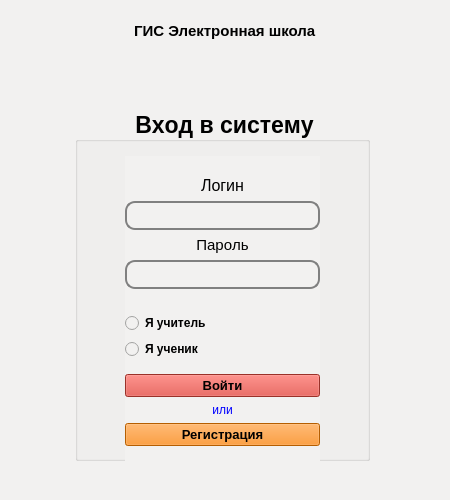
<?xml version="1.0" encoding="UTF-8"?>
<ui version="4.0">
 <class>MainWindow</class>
 <widget class="QMainWindow" name="MainWindow">
  <property name="geometry">
   <rect>
    <x>0</x>
    <y>0</y>
    <width>450</width>
    <height>500</height>
   </rect>
  </property>
  <property name="sizePolicy">
   <sizepolicy hsizetype="Fixed" vsizetype="Fixed">
    <horstretch>0</horstretch>
    <verstretch>0</verstretch>
   </sizepolicy>
  </property>
  <property name="minimumSize">
   <size>
    <width>450</width>
    <height>500</height>
   </size>
  </property>
  <property name="maximumSize">
   <size>
    <width>450</width>
    <height>500</height>
   </size>
  </property>
  <property name="windowTitle">
   <string>MainWindow</string>
  </property>
  <property name="styleSheet">
   <string notr="true">background-color: rgb(242, 241, 240);</string>
  </property>
  <widget class="QWidget" name="centralwidget">
   <property name="sizePolicy">
    <sizepolicy hsizetype="Preferred" vsizetype="Preferred">
     <horstretch>0</horstretch>
     <verstretch>0</verstretch>
    </sizepolicy>
   </property>
   <widget class="QGroupBox" name="groupBox">
    <property name="geometry">
     <rect>
      <x>75</x>
      <y>110</y>
      <width>295</width>
      <height>351</height>
     </rect>
    </property>
    <property name="sizePolicy">
     <sizepolicy hsizetype="Preferred" vsizetype="Preferred">
      <horstretch>0</horstretch>
      <verstretch>0</verstretch>
     </sizepolicy>
    </property>
    <property name="font">
     <font>
      <family>Segoe UI</family>
      <pointsize>17</pointsize>
      <weight>75</weight>
      <italic>false</italic>
      <bold>true</bold>
      <underline>false</underline>
      <stylestrategy>PreferAntialias</stylestrategy>
      <kerning>false</kerning>
     </font>
    </property>
    <property name="mouseTracking">
     <bool>false</bool>
    </property>
    <property name="title">
     <string>Вход в систему</string>
    </property>
    <property name="alignment">
     <set>Qt::AlignBottom|Qt::AlignHCenter</set>
    </property>
    <property name="flat">
     <bool>true</bool>
    </property>
    <property name="checkable">
     <bool>false</bool>
    </property>
    <property name="FontName" stdset="0">
     <font>
      <pointsize>11</pointsize>
     </font>
    </property>
    <widget class="QWidget" name="verticalLayoutWidget">
     <property name="geometry">
      <rect>
       <x>50</x>
       <y>46</y>
       <width>195</width>
       <height>317</height>
      </rect>
     </property>
     <layout class="QVBoxLayout" name="verticalLayout">
      <item>
       <widget class="QLabel" name="WrongBar">
        <property name="font">
         <font>
          <pointsize>9</pointsize>
         </font>
        </property>
        <property name="text">
         <string/>
        </property>
        <property name="alignment">
         <set>Qt::AlignCenter</set>
        </property>
       </widget>
      </item>
      <item>
       <widget class="QLabel" name="LoginLabel">
        <property name="font">
         <font>
          <family>Segoe UI</family>
          <pointsize>12</pointsize>
          <weight>50</weight>
          <italic>false</italic>
          <bold>false</bold>
          <underline>false</underline>
          <stylestrategy>PreferAntialias</stylestrategy>
          <kerning>false</kerning>
         </font>
        </property>
        <property name="text">
         <string>Логин</string>
        </property>
        <property name="alignment">
         <set>Qt::AlignCenter</set>
        </property>
       </widget>
      </item>
      <item>
       <widget class="QLineEdit" name="LoginLine">
        <property name="font">
         <font>
          <family>Segoe UI</family>
          <pointsize>14</pointsize>
          <weight>50</weight>
          <italic>false</italic>
          <bold>false</bold>
          <underline>false</underline>
          <stylestrategy>PreferAntialias</stylestrategy>
          <kerning>false</kerning>
         </font>
        </property>
        <property name="styleSheet">
         <string notr="true">QLineEdit {
 border: 2px solid gray;
 border-radius: 10px;
}</string>
        </property>
        <property name="maxLength">
         <number>16</number>
        </property>
        <property name="frame">
         <bool>true</bool>
        </property>
       </widget>
      </item>
      <item>
       <widget class="QLabel" name="PasswordLabel">
        <property name="font">
         <font>
          <family>Segoe UI</family>
          <pointsize>11</pointsize>
          <weight>50</weight>
          <italic>false</italic>
          <bold>false</bold>
          <underline>false</underline>
          <stylestrategy>PreferAntialias</stylestrategy>
          <kerning>false</kerning>
         </font>
        </property>
        <property name="frameShape">
         <enum>QFrame::NoFrame</enum>
        </property>
        <property name="frameShadow">
         <enum>QFrame::Sunken</enum>
        </property>
        <property name="text">
         <string>Пароль</string>
        </property>
        <property name="textFormat">
         <enum>Qt::AutoText</enum>
        </property>
        <property name="alignment">
         <set>Qt::AlignCenter</set>
        </property>
       </widget>
      </item>
      <item>
       <widget class="QLineEdit" name="PasswordLine">
        <property name="font">
         <font>
          <family>Segoe UI</family>
          <pointsize>14</pointsize>
          <weight>50</weight>
          <italic>false</italic>
          <bold>false</bold>
          <underline>false</underline>
          <stylestrategy>PreferAntialias</stylestrategy>
          <kerning>false</kerning>
         </font>
        </property>
        <property name="styleSheet">
         <string notr="true">QLineEdit {
 border: 2px solid gray;
 border-radius: 10px;
}</string>
        </property>
        <property name="maxLength">
         <number>16</number>
        </property>
        <property name="echoMode">
         <enum>QLineEdit::Password</enum>
        </property>
       </widget>
      </item>
      <item>
       <spacer name="verticalSpacer_5">
        <property name="orientation">
         <enum>Qt::Vertical</enum>
        </property>
        <property name="sizeHint" stdset="0">
         <size>
          <width>20</width>
          <height>40</height>
         </size>
        </property>
       </spacer>
      </item>
      <item>
       <spacer name="verticalSpacer">
        <property name="orientation">
         <enum>Qt::Vertical</enum>
        </property>
        <property name="sizeHint" stdset="0">
         <size>
          <width>20</width>
          <height>40</height>
         </size>
        </property>
       </spacer>
      </item>
      <item>
       <widget class="QRadioButton" name="radioTeacher">
        <property name="enabled">
         <bool>true</bool>
        </property>
        <property name="font">
         <font>
          <family>Segoe UI</family>
          <pointsize>9</pointsize>
          <weight>75</weight>
          <bold>true</bold>
         </font>
        </property>
        <property name="focusPolicy">
         <enum>Qt::WheelFocus</enum>
        </property>
        <property name="text">
         <string>Я учитель</string>
        </property>
       </widget>
      </item>
      <item>
       <widget class="QRadioButton" name="radioStudent">
        <property name="font">
         <font>
          <family>Segoe UI</family>
          <pointsize>9</pointsize>
          <weight>75</weight>
          <bold>true</bold>
         </font>
        </property>
        <property name="text">
         <string>Я ученик</string>
        </property>
       </widget>
      </item>
      <item>
       <spacer name="verticalSpacer_6">
        <property name="orientation">
         <enum>Qt::Vertical</enum>
        </property>
        <property name="sizeHint" stdset="0">
         <size>
          <width>20</width>
          <height>40</height>
         </size>
        </property>
       </spacer>
      </item>
      <item>
       <widget class="QPushButton" name="pushButton">
        <property name="font">
         <font>
          <family>Segoe UI</family>
          <pointsize>10</pointsize>
          <weight>75</weight>
          <bold>true</bold>
         </font>
        </property>
        <property name="focusPolicy">
         <enum>Qt::WheelFocus</enum>
        </property>
        <property name="styleSheet">
         <string notr="true">


QPushButton#pushButton {
    background-color: rgb(216,68,58);
}

QPushButton#pushButton:hover {
    background-color: rgb(222, 96, 88);
}

QPushButton#pushButton:pressed {
    background-color: rgb(243, 235, 235);     
}</string>
        </property>
        <property name="text">
         <string>Войти</string>
        </property>
       </widget>
      </item>
      <item>
       <widget class="QLabel" name="label">
        <property name="styleSheet">
         <string notr="true">font: 10pt &quot;Mongolian Baiti&quot;;
color: rgb(0, 0, 255);</string>
        </property>
        <property name="text">
         <string>или</string>
        </property>
        <property name="alignment">
         <set>Qt::AlignCenter</set>
        </property>
       </widget>
      </item>
      <item>
       <widget class="QPushButton" name="RegButton">
        <property name="sizePolicy">
         <sizepolicy hsizetype="Preferred" vsizetype="Fixed">
          <horstretch>0</horstretch>
          <verstretch>0</verstretch>
         </sizepolicy>
        </property>
        <property name="font">
         <font>
          <family>Segoe UI</family>
          <pointsize>10</pointsize>
          <weight>75</weight>
          <bold>true</bold>
         </font>
        </property>
        <property name="focusPolicy">
         <enum>Qt::WheelFocus</enum>
        </property>
        <property name="styleSheet">
         <string notr="true">QPushButton#RegButton{
    background-color: rgb(254,131,2);
}

QPushButton#RegButton:hover {
    background-color: rgb(254, 192, 131);
}

QPushButton#RegButton:pressed {
    background-color: rgb(255, 239, 223);     
}</string>
        </property>
        <property name="text">
         <string>Регистрация</string>
        </property>
       </widget>
      </item>
      <item>
       <spacer name="verticalSpacer_4">
        <property name="orientation">
         <enum>Qt::Vertical</enum>
        </property>
        <property name="sizeHint" stdset="0">
         <size>
          <width>20</width>
          <height>40</height>
         </size>
        </property>
       </spacer>
      </item>
      <item>
       <spacer name="verticalSpacer_2">
        <property name="orientation">
         <enum>Qt::Vertical</enum>
        </property>
        <property name="sizeHint" stdset="0">
         <size>
          <width>20</width>
          <height>40</height>
         </size>
        </property>
       </spacer>
      </item>
      <item>
       <spacer name="verticalSpacer_3">
        <property name="orientation">
         <enum>Qt::Vertical</enum>
        </property>
        <property name="sizeHint" stdset="0">
         <size>
          <width>20</width>
          <height>40</height>
         </size>
        </property>
       </spacer>
      </item>
     </layout>
    </widget>
   </widget>
   <widget class="QLabel" name="Photo">
    <property name="geometry">
     <rect>
      <x>30</x>
      <y>10</y>
      <width>81</width>
      <height>81</height>
     </rect>
    </property>
    <property name="text">
     <string/>
    </property>
    <property name="pixmap">
     <pixmap>D:/Download/imgonline-com-ua-Resize-99wrBPsYTM-removebg-preview.png</pixmap>
    </property>
   </widget>
   <widget class="QLabel" name="GISlabel">
    <property name="geometry">
     <rect>
      <x>130</x>
      <y>20</y>
      <width>201</width>
      <height>21</height>
     </rect>
    </property>
    <property name="font">
     <font>
      <family>Segoe UI</family>
      <pointsize>11</pointsize>
      <weight>75</weight>
      <bold>true</bold>
     </font>
    </property>
    <property name="text">
     <string> ГИС Электронная школа</string>
    </property>
   </widget>
  </widget>
  <widget class="QStatusBar" name="statusbar"/>
  <widget class="QMenuBar" name="menuBar">
   <property name="geometry">
    <rect>
     <x>0</x>
     <y>0</y>
     <width>450</width>
     <height>20</height>
    </rect>
   </property>
  </widget>
 </widget>
 <resources/>
 <connections/>
</ui>
